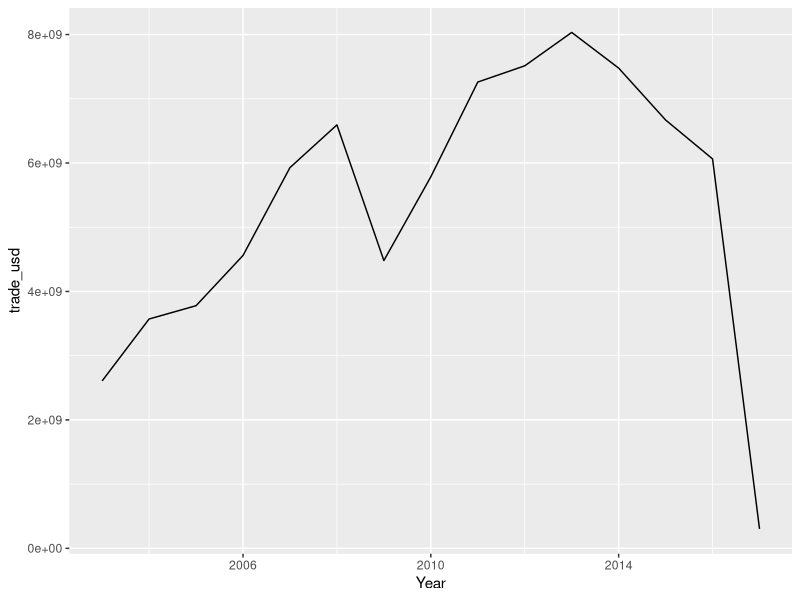
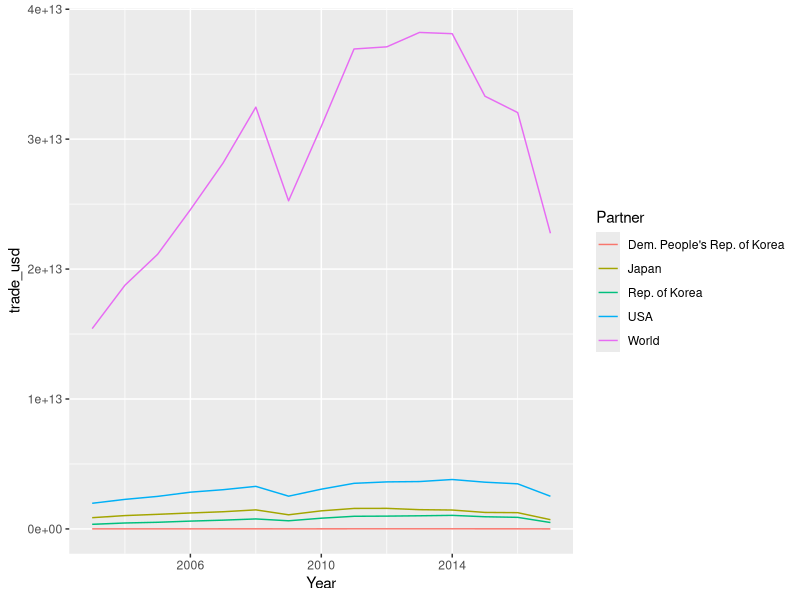
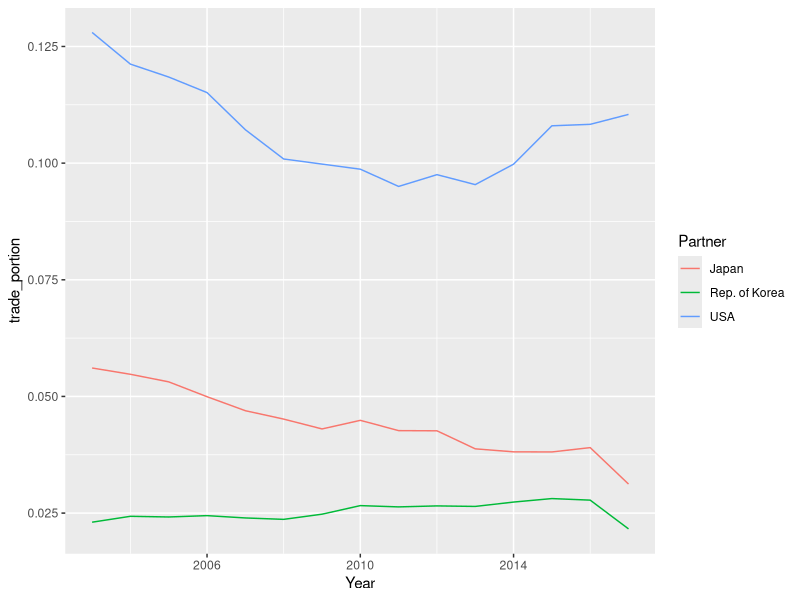

Source code (R) for these figures, in order:
library(dplyr)
library(ggplot2)

early <- read.csv("data/comtrade0307.csv")
mid <- read.csv("data/comtrade0812.csv")
late <- read.csv("data/comtrade1317.csv")

clean <- function(df) {
  df %>% mutate(Trade.Value = Trade.Value..US..) %>% select(Classification, Year, Period, Trade.Flow, Reporter, Reporter.ISO, Partner, Partner.ISO, Trade.Value)
}

early <- clean(early)
mid <- clean(mid)
late <- clean(late)

all <- rbind(early, mid, late)

part_year <- all %>% group_by(Partner, Year) %>% summarise(trade_usd = sum(Trade.Value))
part_year$trade_portion <- part_year$trade_usd / part_year$trade_usd[part_year$Partner == "World"]

# DPRK raw value
part_year %>% filter(Partner == "Dem. People's Rep. of Korea") %>% ggplot(aes(y=trade_usd, x=Year)) + geom_line()
# All partners, raw
part_year %>% ggplot(aes(y=trade_usd, x=Year, color=Partner)) + geom_line()
# USA, ROK, Japan relative to world
part_year %>% filter(Partner != "World", Partner != "Dem. People's Rep. of Korea") %>%
  ggplot(aes(y=trade_portion, x=Year, color=Partner)) + geom_line()
